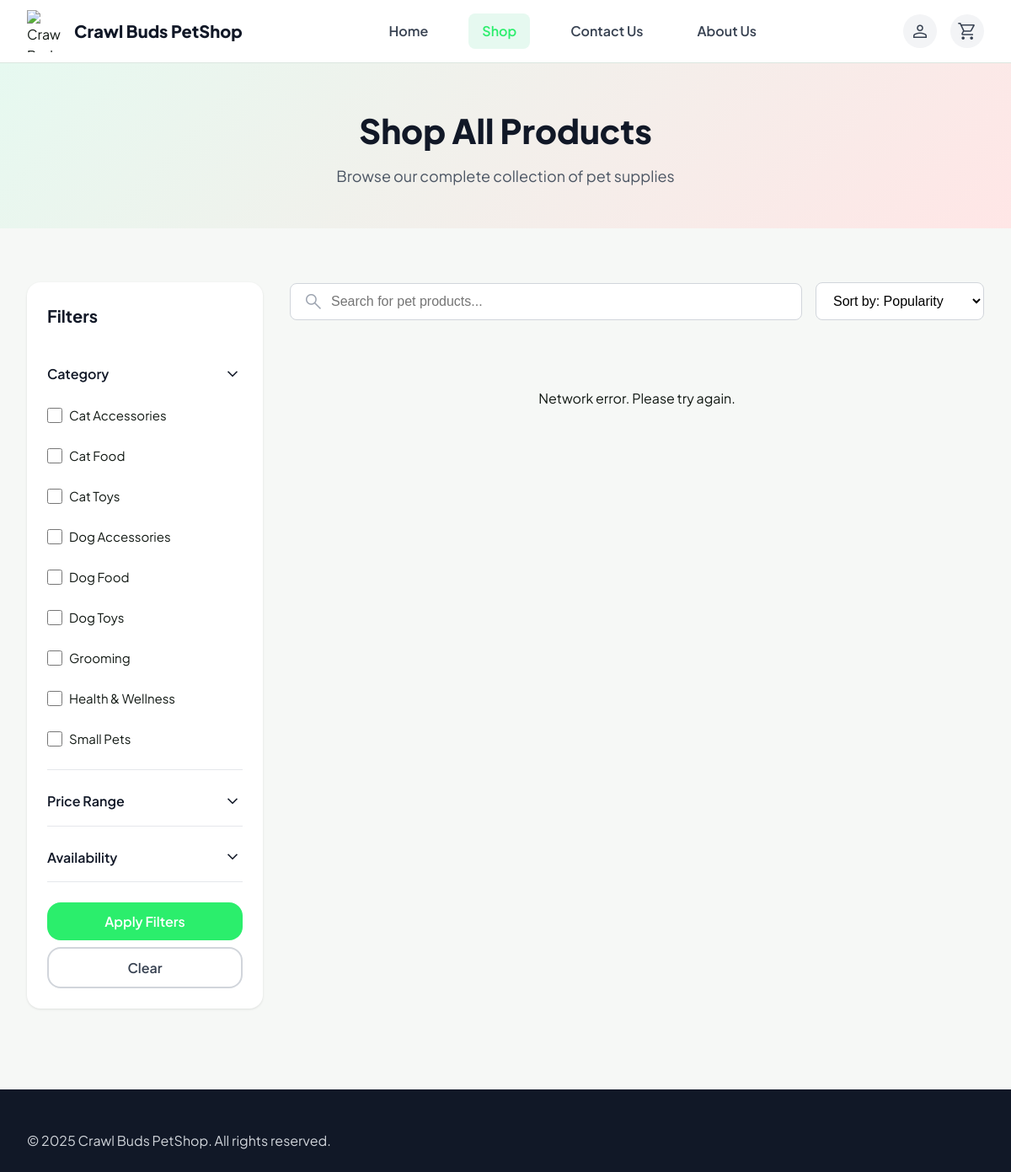
/pages/user/shop.php, run on the app's committed database.
### tables this page shows
CREATE TABLE `categories` (
  `id` int(10) UNSIGNED NOT NULL,
  `name` varchar(50) NOT NULL,
  `description` varchar(255) DEFAULT NULL
);

### pages/user/shop.php (the view, shortened to what this page needs)
<?php
include("../../includes/header.php");
$categories = [];
if (isset($pdo)) {
    $stmt = $pdo->query("SELECT * FROM categories ORDER BY name");
    $categories = $stmt->fetchAll();
}
?>
<div class="page-header">
    <h1>Shop All Products</h1>
    <p>Browse our complete collection of pet supplies</p>
</div>
<div class="page-layout" id="products">
    <aside class="sidebar">
        <div class="sticky-wrapper">
            <h3 class="sidebar-title">Filters</h3>
            <div class="accordion-group">
                <details class="accordion" open>
                    <summary class="accordion-header">
                        <span>Category</span>
                        <span class="material-symbols-outlined">expand_more</span>
                    </summary>
                    <div class="accordion-content">
                        <?php foreach ($categories as $cat): ?>
                            <label class="checkbox-label">
                                <input type="checkbox" name="category" value="<?php echo $cat['id']; ?>">
                                <?php echo htmlspecialchars($cat['name']); ?>
                            </label>
                        <?php endforeach; ?>
                    </div>
                </details>
                <details class="accordion">
                    <summary class="accordion-header">
                        <span>Price Range</span>
                        <span class="material-symbols-outlined">expand_more</span>
                    </summary>
                </details>
                <details class="accordion">
                    <summary class="accordion-header">
                        <span>Availability</span>
                        <span class="material-symbols-outlined">expand_more</span>
                    </summary>
                </details>
            </div>
            <div class="filter-actions">
                <button class="btn btn-primary btn-full" id="apply-filters">Apply Filters</button>
                <button class="btn btn-ghost btn-full" id="clear-filters">Clear</button>
            </div>
        </div>
    </aside>
    <section class="content-area">
        <div class="toolbar">
            <div class="search-bar">
                <input type="search" id="searchInput" placeholder="Search for pet products..." class="search-input">
            </div>
            <div class="sort-dropdown">
                <select class="select-input" id="sortSelect">
                    <option value="popularity">Sort by: Popularity</option>
                </select>
            </div>
        </div>
        <div class="product-grid" id="productsContainer">
        </div>
    </section>
</div>
<?php include("../../includes/footer.php"); ?>

### assets/css/style.css (style rules this page uses)
:root { --color-primary: #2bee6c; --color-primary-50: #e6f9f0; --color-primary-100: #b3efd0; --color-primary-600: #22be58; --color-accent: #ff6b6b; --color-accent-50: #ffe6e6; --color-gray-50: #f9fafb; --color-gray-100: #f3f4f6; --color-gray-200: #e5e7eb; --color-gray-300: #d1d5db; --color-gray-400: #9ca3af; --color-gray-500: #6b7280; --color-gray-600: #4b5563; --color-gray-700: #374151; --color-gray-800: #1f2937; --color-gray-900: #111827; --color-background-light: #f6f8f6; --color-surface-light: #ffffff; --color-text-light-primary: #111813; --color-text-light-secondary: #61896f; --color-border-light: #dbe6df; --spacing-xs: 0.25rem; --spacing-sm: 0.5rem; --spacing-md: 1rem; --spacing-lg: 1.5rem; --spacing-xl: 2rem; --radius-sm: 0.5rem; --radius-md: 1rem; --radius-lg: 1.5rem; --radius-full: 9999px; --font-display: 'Plus Jakarta Sans', 'Noto Sans', sans-serif; }
* { box-sizing: border-box; margin: 0; padding: 0; }
body { font-family: var(--font-display); background-color: var(--color-background-light); color: var(--color-text-light-primary); line-height: 1.6; -webkit-font-smoothing: antialiased; }
button { font-family: inherit; border: none; background: none; cursor: pointer; transition: all 0.2s ease; }
.material-symbols-outlined { font-variation-settings: 'FILL' 0, 'wght' 400, 'GRAD' 0, 'opsz' 48; }
.btn { display: inline-flex; align-items: center; justify-content: center; gap: 0.5rem; padding: 0.75rem 1.5rem; font-size: 1rem; font-weight: 600; border-radius: var(--radius-md); transition: all 0.2s ease; cursor: pointer; }
.btn-primary { background: var(--color-primary); color: white; }
.btn-ghost { background: transparent; color: var(--color-gray-700); border: 2px solid var(--color-gray-300); }
.btn-full { width: 100%; }
.form-input, .search-input, .select-input { width: 100%; padding: 0.75rem 1rem; font-size: 1rem; border: 1px solid var(--color-gray-300); border-radius: var(--radius-sm); background: white; transition: all 0.2s ease; }
.checkbox-label { display: flex; align-items: center; gap: 0.5rem; padding: 0.5rem 0; cursor: pointer; font-size: 0.9375rem; }
.checkbox-label input[type="checkbox"] { width: 1.125rem; height: 1.125rem; cursor: pointer; }

### assets/css/layout.css (style rules this page uses)
.page-layout { display: grid; grid-template-columns: 280px 1fr; gap: 2rem; max-width: 1400px; margin: 0 auto; padding: 2rem; }
.sidebar { position: relative; }
.sticky-wrapper { position: sticky; top: 100px; background: white; border-radius: var(--radius-md); padding: 1.5rem; box-shadow: 0 1px 3px rgba(0, 0, 0, 0.1); }
.sidebar-title { font-size: 1.25rem; font-weight: 700; margin-bottom: 1.5rem; color: var(--color-gray-900); }
.accordion-group { display: flex; flex-direction: column; gap: 0.5rem; }
.accordion { border-bottom: 1px solid var(--color-gray-200); }
.accordion-header { display: flex; justify-content: space-between; align-items: center; padding: 1rem 0; font-weight: 600; cursor: pointer; color: var(--color-gray-900); }
.accordion-content { padding: 0 0 1rem 0; display: flex; flex-direction: column; gap: 0.5rem; }
.filter-actions { margin-top: 1.5rem; display: flex; flex-direction: column; gap: 0.5rem; }
.content-area { display: flex; flex-direction: column; gap: 2rem; }
.toolbar { display: flex; gap: 1rem; align-items: center; flex-wrap: wrap; }
.search-bar { flex: 1; min-width: 250px; position: relative; display: flex; align-items: center; }
.search-input { padding-left: 3rem; }
.sort-dropdown { min-width: 200px; }
.product-grid { display: grid; grid-template-columns: repeat(auto-fill, minmax(280px, 1fr)); gap: 2rem; }

### assets/css/pages/shop.css (style rules this page uses)
.page-header { text-align: center; padding: 3rem 1rem; background: linear-gradient(135deg, var(--color-primary-50) 0%, var(--color-accent-50) 100%); margin-bottom: 2rem; }
.page-header h1 { font-size: 2.5rem; font-weight: 800; color: var(--color-gray-900); margin-bottom: 0.5rem; }
.page-header p { font-size: 1.125rem; color: var(--color-gray-600); }

### data on the page
categories: name "Cat Accessories"
categories: name "Cat Food"
categories: name "Cat Toys"
categories: name "Dog Accessories"
categories: name "Dog Food"
categories: name "Dog Toys"
categories: name "Grooming"
categories: name "Health & Wellness"
categories: name "Small Pets"
